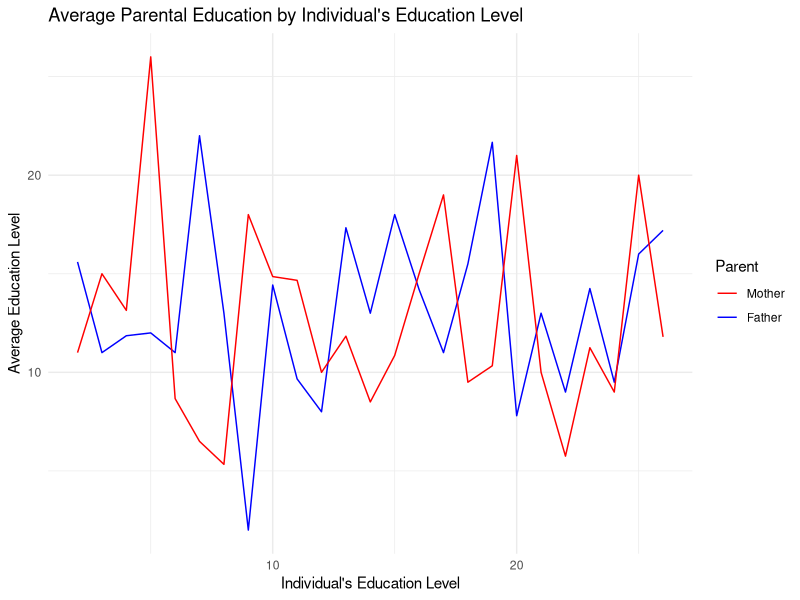
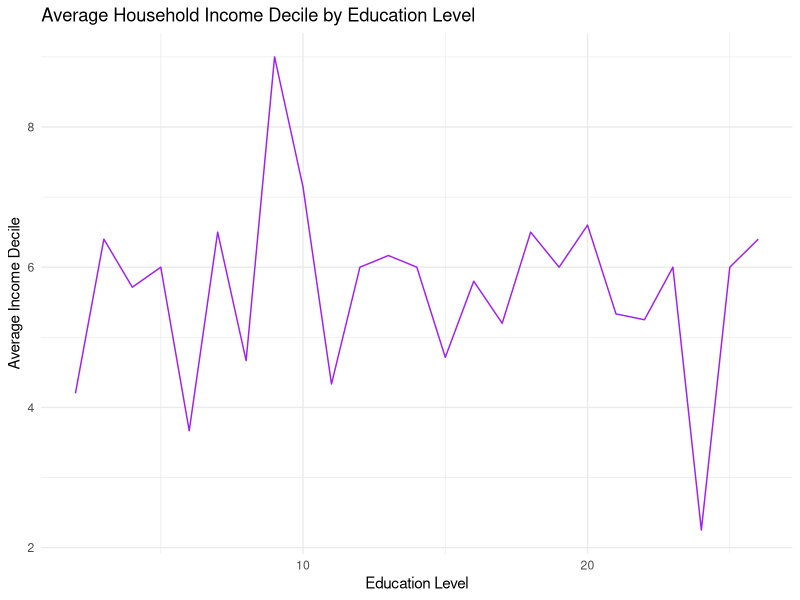

Source code (R) for these figures, in order:
#### Preamble ####
# Purpose: Simulates households net income decile, highest education level,
#          mothers highest education level, and fathers highest education level
# Author: Xavier Ibanez-Padron
#         Lexi Knight
# Date: 14 February 2024
# Contact: xavier.ibanezpadron@mail.utoronto.ca,
#          lexi.knight@mail.utoronto.ca
# License: MIT
# Pre-requisites: N/A
# Any other information needed? N/A

#### Workspace setup ####
library(tidyverse)
#### Simulate data ####

# For reproducibility
set.seed(616)

# Inspired by code from: https://tellingstorieswithdata.com/02-drinking_from_a_fire_hose.html#simulate

# We will simulate 100 data points
sim_data <- 
  tibble(
    # Randomly pick education level (1-26)
    "Highest Education" = sample(1:26, 100, replace = TRUE),
    
    # Randomly pick mothers education level (1-26)
    "Highest Education - Mother" = sample(1:26, 100, replace = TRUE),
    
    # Randomly pick fathers education level (1-26)
    "Highest Education - Father" = sample(1:26, 100, replace = TRUE),
    
    # Randomly pick household income decile (1-10)
    "Household Income Decile" = sample(1:10, 100, replace = TRUE),
  )

#---------Graphing education level vs parents education level (average)--------#
avg_edu_parents <- sim_data |>
  group_by(`Highest Education`) |>
  summarize(Average_Education_Mother = mean(`Highest Education - Mother`),
            Average_Education_Father = mean(`Highest Education - Father`)) |>
  ungroup()

ggplot(avg_edu_parents, aes(x = `Highest Education`)) +
  geom_line(aes(y = Average_Education_Mother, color = "Mother")) +
  geom_line(aes(y = Average_Education_Father, color = "Father")) +
  labs(title = "Average Parental Education by Individual's Education Level",
       x = "Individual's Education Level",
       y = "Average Education Level") +
  scale_color_manual(values = c("Mother" = "blue", "Father" = "red"),
                     name = "Parent",
                     labels = c("Mother", "Father")) +
  theme_minimal()
#---------Graphing education level vs parents education level (average)--------#

#--------------Graphing education level vs income decile (average)-------------#
avg_income_decile <- sim_data |>
  group_by(`Highest Education`) |>
  summarize(Average_Income_Decile = mean(`Household Income Decile`)) |>
  ungroup()

# Plot
ggplot(avg_income_decile, aes(x = `Highest Education`, y = Average_Income_Decile)) +
  geom_line(color = "purple") +
  labs(title = "Average Household Income Decile by Education Level",
       x = "Education Level",
       y = "Average Income Decile") +
  theme_minimal()
#--------------Graphing education level vs income decile (average)-------------#

# ----------------------------------TESTS! :D----------------------------------#
if(any(sim_data$`Household Income Decile` < 0)) {
  stop("Household Income Decile contains negative values")
}

if(any(sim_data$`Household Income Decile` > 10)) {
  stop("Household Income Decile contains nonsense values")
}

expected_education <- 1:26
if(!all(levels(sim_data$`Highest Education`) %in% expected_education)) {
  stop("Highest Education contains unexpected levels")
}

if(!all(levels(sim_data$`Highest Education - Mother`) %in% expected_education)) {
  stop("Highest Education contains unexpected levels")
}

if(!all(levels(sim_data$`Highest Education - Father`) %in% expected_education)) {
  stop("Highest Education contains unexpected levels")
}
# ----------------------------------TESTS! :D----------------------------------#